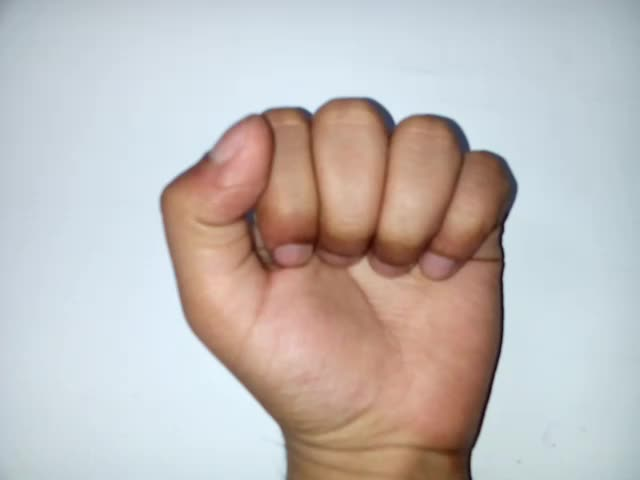
#> input picture 001.jpg, 640 x 480 px
$ python -i ISLVideo_brisk.py   (imports and definitions only)
#> lines starting #> are read from the running program, lines starting #| are printed output that depends on the picture; after the words box and inside, x2 and y2 are one past the last pixel; in counts of white or black regions, pixels touching at a corner belong together
#> further down, picture is the input picture: shape (480, 640, 3); mean B, G, R 186.1, 188, 193.7
import tkinter as tk
import cv2
import PIL.Image, PIL.ImageTk
import pickle
import numpy as np

alph=list("ABCDEFGHIKLMNOPQRSTUVWXY")
alphabetmap=dict()
# [3 lines not run here, left out]


def maskAndDetect(frame):
    frame = cv2.resize(frame,(128,128))
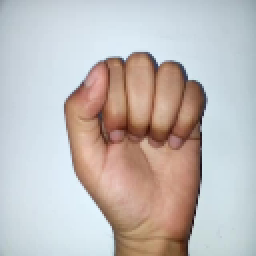
#> frame: shape (128, 128, 3) (shown 2 times larger); mean of channels 0, 1, 2 186, 188, 193.6; drawn as B, G, R
    #frame=cv2.flip(frame,1)
    converted2 = cv2.cvtColor(frame, cv2.COLOR_BGR2GRAY)
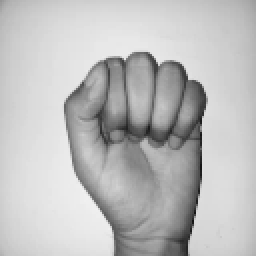
#> converted2: shape (128, 128) (shown 2 times larger); min 20, max 241, mean 189.4
    converted = cv2.cvtColor(frame, cv2.COLOR_BGR2HSV) # Convert from RGB to HSV
#> converted: shape (128, 128, 3); mean H, S, V 71.6, 49.1, 207.7

    lowerBoundary = np.array([0,40,30],dtype="uint8")
    upperBoundary = np.array([43,255,254],dtype="uint8")
    skinMask = cv2.inRange(converted, lowerBoundary, upperBoundary)
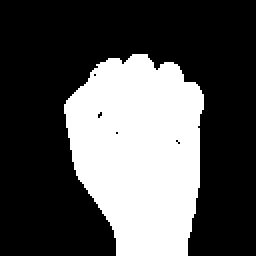
#> skinMask: shape (128, 128) (shown 2 times larger); 32.8% white; 1 white region, box (x1, y1, x2, y2) and area: (32, 27, 102, 128) 5369
    skinMask = cv2.addWeighted(skinMask,0.5,skinMask,0.5,0.0)
    cv2.imshow("masked",skinMask)

    skinMask = cv2.medianBlur(skinMask, 5)
#> skinMask: shape (128, 128); 32.8% white; 1 white region, box (x1, y1, x2, y2) and area: (32, 27, 102, 128) 5377

    skin = cv2.bitwise_and(converted2, converted2, mask = skinMask)
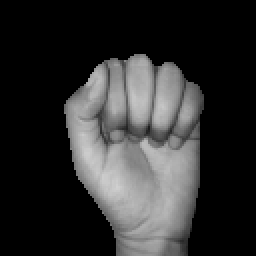
#> skin: shape (128, 128) (shown 2 times larger); min 0, max 208, mean 46.7

    img2 = cv2.Canny(skin,60,60)
#> img2: shape (128, 128); 7.9% white in thin lines or dots, all inside (x1, y1, x2, y2) = (32, 27, 102, 128)
    cv2.imshow("edge detection",img2)


    brisk = cv2.BRISK_create()
    img2 = cv2.resize(img2,(256,256))
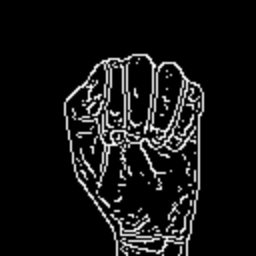
#> img2: shape (256, 256); min 0, max 255, mean 20.1
    kp, des = brisk.detectAndCompute(img2,None)
#> kp = 1147 keypoints; strongest (x, y, size): (164, 96, 15.2), (148, 220, 14.9), (186, 195, 13.7), (146, 215, 16.5)
    img2 = cv2.drawKeypoints(img2,kp,None)
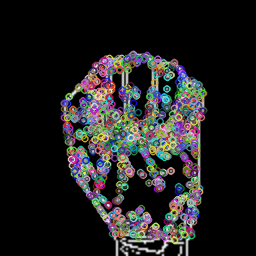
#> img2: shape (256, 256, 3); mean of channels 0, 1, 2 32.2, 31.9, 32.5; drawn as B, G, R
    cv2.imshow('Surf detection',img2)
    return des


class App:
    # [59 lines left out: functions __init__, update, updateOutput, not called in this run]


class MyVideoCapture:
    # [16 lines left out: functions __init__, get_frame, not called in this run]
    def __del__(self):
        if self.vid.isOpened():
            self.vid.release()

# [1 line not run here, left out]

>>> import cv2
>>> picture = cv2.imread('../001.jpg')
>>> result = maskAndDetect(picture)
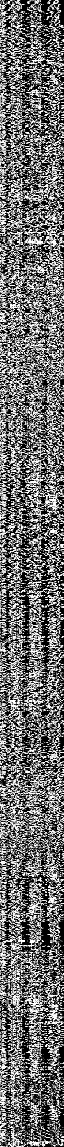
#> result: shape (1147, 64); min 0, max 255, mean 109.5
